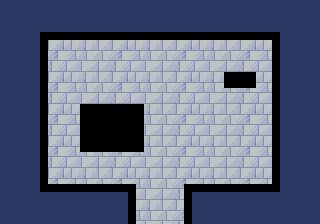

This is a level from a 2D game, rendered from its Tiled map with the project's own tilesets. A one-line summary and the map file follow, with tile-layer data summarised:
An orthogonal 40x28 tile map with 8x8 px tiles, 3 tile layers (gfx, walls, spikes) and 5 objects (3x Enemy, 2x Item).

<map version="1.10" tiledversion="1.10.2" orientation="orthogonal" renderorder="right-down" width="40" height="28" tilewidth="8" tileheight="8" infinite="0" nextlayerid="5" nextobjectid="6">
 <tileset firstgid="1" source="water-temple.tsx" />
 <layer id="1" name="gfx" width="40" height="28">
  <data>[1120 cells, 1120 non-empty, 75 distinct tile ids]</data>
 </layer>
 <layer id="2" name="walls" width="40" height="28">
  <data>[1120 cells, 98 non-empty, 1 distinct tile ids]</data>
 </layer>
 <objectgroup id="4" name="objs">
  <object id="1" name="Octopus" type="Enemy" x="216" y="96">
   <point />
  </object>
  <object id="2" name="Octopus" type="Enemy" x="224" y="160">
   <point />
  </object>
  <object id="3" name="Siren" type="Enemy" x="104" y="80">
   <properties>
    <property name="walk" value="R120,L120" />
   </properties>
   <point />
  </object>
  <object id="4" name="Sword" type="Item" x="240" y="56">
   <point />
  </object>
  <object id="5" name="HeartItem" type="Item" x="248" y="128">
   <point />
  </object>
 </objectgroup>
 <layer id="3" name="spikes" width="40" height="28">
  <data>[1120 cells, 56 non-empty, 1 distinct tile ids]</data>
 </layer>
</map>
